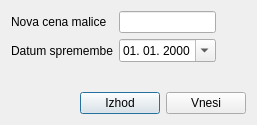
<?xml version="1.0" encoding="UTF-8"?>
<ui version="4.0">
 <class>sif_cenamalice</class>
 <widget class="QDialog" name="sif_cenamalice">
  <property name="windowModality">
   <enum>Qt::ApplicationModal</enum>
  </property>
  <property name="geometry">
   <rect>
    <x>0</x>
    <y>0</y>
    <width>257</width>
    <height>125</height>
   </rect>
  </property>
  <property name="windowTitle">
   <string>Urejanje cene malice</string>
  </property>
  <property name="windowIcon">
   <iconset>
    <normaloff>srcek.svg</normaloff>srcek.svg</iconset>
  </property>
  <layout class="QVBoxLayout" name="verticalLayout">
   <item>
    <layout class="QHBoxLayout" name="horizontalLayout_2">
     <item>
      <layout class="QFormLayout" name="formLayout">
       <item row="0" column="0">
        <widget class="QLabel" name="label">
         <property name="text">
          <string>Nova cena malice</string>
         </property>
        </widget>
       </item>
       <item row="1" column="0">
        <widget class="QLabel" name="label_2">
         <property name="text">
          <string>Datum spremembe</string>
         </property>
        </widget>
       </item>
       <item row="0" column="1">
        <widget class="QLineEdit" name="txt_cena"/>
       </item>
       <item row="1" column="1">
        <widget class="QDateEdit" name="txt_datum">
         <property name="displayFormat">
          <string>dd. MM. yyyy</string>
         </property>
         <property name="calendarPopup">
          <bool>true</bool>
         </property>
        </widget>
       </item>
      </layout>
     </item>
     <item>
      <spacer name="horizontalSpacer">
       <property name="orientation">
        <enum>Qt::Horizontal</enum>
       </property>
       <property name="sizeHint" stdset="0">
        <size>
         <width>40</width>
         <height>20</height>
        </size>
       </property>
      </spacer>
     </item>
    </layout>
   </item>
   <item>
    <spacer name="verticalSpacer">
     <property name="orientation">
      <enum>Qt::Vertical</enum>
     </property>
     <property name="sizeHint" stdset="0">
      <size>
       <width>20</width>
       <height>0</height>
      </size>
     </property>
    </spacer>
   </item>
   <item>
    <layout class="QHBoxLayout" name="horizontalLayout">
     <item>
      <spacer name="horizontalSpacer_2">
       <property name="orientation">
        <enum>Qt::Horizontal</enum>
       </property>
       <property name="sizeHint" stdset="0">
        <size>
         <width>40</width>
         <height>20</height>
        </size>
       </property>
      </spacer>
     </item>
     <item>
      <widget class="QPushButton" name="btn_izhod">
       <property name="text">
        <string>Izhod</string>
       </property>
      </widget>
     </item>
     <item>
      <widget class="QPushButton" name="btn_sprejmi">
       <property name="text">
        <string>Vnesi</string>
       </property>
      </widget>
     </item>
    </layout>
   </item>
  </layout>
 </widget>
 <resources/>
 <connections/>
</ui>
